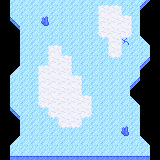

A 2D game scene composited from a Tiled map and its tileset images. What follows is a short description and the map's XML, with every tile layer's data as written:
An orthogonal 16x16 tile map with 10x10 px tiles, 6 tile layers (ice and snow, snow border U, snow border R, snow border D, ...).

<map version="1.10" tiledversion="1.10.1" orientation="orthogonal" renderorder="right-down" width="16" height="16" tilewidth="10" tileheight="10" infinite="0" nextlayerid="7" nextobjectid="1">
 <tileset firstgid="1" source="../../Tiles/thicket tiles.tsx" />
 <layer id="1" name="ice and snow" width="16" height="16">
  <data encoding="csv">
37,26,26,26,26,26,26,26,26,26,26,26,26,26,24,37,
37,26,26,26,26,26,26,26,26,26,28,28,26,26,37,37,
37,25,26,26,26,26,26,26,26,26,28,28,28,26,37,37,
37,37,26,26,26,26,26,26,26,26,28,28,28,26,37,37,
37,37,26,26,26,26,26,26,26,26,26,28,27,26,22,37,
37,37,26,26,26,28,26,26,26,26,26,28,26,26,26,37,
37,37,26,26,26,28,28,26,26,26,26,26,26,26,24,37,
37,23,26,26,28,28,28,26,26,26,26,26,26,26,37,37,
37,26,26,26,28,28,28,28,26,26,26,26,26,24,37,37,
37,26,26,26,28,28,28,28,26,26,26,26,26,37,37,37,
37,26,26,26,28,28,28,28,28,26,26,26,26,22,37,37,
37,25,26,26,26,28,28,28,28,26,26,26,26,26,37,37,
37,37,26,26,26,26,28,28,26,26,26,26,26,26,37,37,
37,37,26,26,26,26,26,26,26,26,26,26,26,26,37,37,
37,23,26,26,26,26,26,26,26,26,26,26,26,26,22,37,
37,26,26,26,26,26,26,26,26,26,26,26,26,26,26,37
</data>
 </layer>
 <layer id="2" name="snow border U" width="16" height="16">
  <data encoding="csv">
0,0,0,0,0,0,0,0,0,0,29,29,0,0,0,0,
0,0,0,0,0,0,0,0,0,0,0,0,29,0,0,0,
0,0,0,0,0,0,0,0,0,0,0,0,0,0,0,0,
0,0,0,0,0,0,0,0,0,0,0,0,0,0,0,0,
0,0,0,0,0,29,0,0,0,0,0,0,0,0,0,0,
0,0,0,0,0,0,29,0,0,0,0,0,0,0,0,0,
0,0,0,0,29,0,0,0,0,0,0,0,0,0,0,0,
0,0,0,0,0,0,0,29,0,0,0,0,0,0,0,0,
0,0,0,0,0,0,0,0,0,0,0,0,0,0,0,0,
0,0,0,0,0,0,0,0,29,0,0,0,0,0,0,0,
0,0,0,0,0,0,0,0,0,0,0,0,0,0,0,0,
0,0,0,0,0,0,0,0,0,0,0,0,0,0,0,0,
0,0,0,0,0,0,0,0,0,0,0,0,0,0,0,0,
0,0,0,0,0,0,0,0,0,0,0,0,0,0,0,0,
0,0,0,0,0,0,0,0,0,0,0,0,0,0,0,0,
0,0,0,0,0,0,0,0,0,0,0,0,0,0,0,0
</data>
 </layer>
 <layer id="3" name="snow border R" width="16" height="16">
  <data encoding="csv">
0,0,0,0,0,0,0,0,0,0,0,0,0,0,0,0,
0,0,0,0,0,0,0,0,0,0,0,0,30,0,0,0,
0,0,0,0,0,0,0,0,0,0,0,0,0,30,0,0,
0,0,0,0,0,0,0,0,0,0,0,0,0,30,0,0,
0,0,0,0,0,0,0,0,0,0,0,0,30,0,0,0,
0,0,0,0,0,0,30,0,0,0,0,0,30,0,0,0,
0,0,0,0,0,0,0,30,0,0,0,0,0,0,0,0,
0,0,0,0,0,0,0,30,0,0,0,0,0,0,0,0,
0,0,0,0,0,0,0,0,30,0,0,0,0,0,0,0,
0,0,0,0,0,0,0,0,30,0,0,0,0,0,0,0,
0,0,0,0,0,0,0,0,0,30,0,0,0,0,0,0,
0,0,0,0,0,0,0,0,0,30,0,0,0,0,0,0,
0,0,0,0,0,0,0,0,30,0,0,0,0,0,0,0,
0,0,0,0,0,0,0,0,0,0,0,0,0,0,0,0,
0,0,0,0,0,0,0,0,0,0,0,0,0,0,0,0,
0,0,0,0,0,0,0,0,0,0,0,0,0,0,0,0
</data>
 </layer>
 <layer id="4" name="snow border D" width="16" height="16">
  <data encoding="csv">
0,0,0,0,0,0,0,0,0,0,0,0,0,0,0,0,
0,0,0,0,0,0,0,0,0,0,0,0,0,0,0,0,
0,0,0,0,0,0,0,0,0,0,0,0,0,0,0,0,
0,0,0,0,0,0,0,0,0,0,0,0,0,0,0,0,
0,0,0,0,0,0,0,0,0,0,32,0,32,0,0,0,
0,0,0,0,0,0,0,0,0,0,0,0,0,0,0,0,
0,0,0,0,0,0,0,0,0,0,0,32,0,0,0,0,
0,0,0,0,0,0,0,0,0,0,0,0,0,0,0,0,
0,0,0,0,0,0,0,0,0,0,0,0,0,0,0,0,
0,0,0,0,0,0,0,0,0,0,0,0,0,0,0,0,
0,0,0,0,0,0,0,0,0,0,0,0,0,0,0,0,
0,0,0,0,32,0,0,0,0,0,0,0,0,0,0,0,
0,0,0,0,0,32,0,0,32,0,0,0,0,0,0,0,
0,0,0,0,0,0,32,32,0,0,0,0,0,0,0,0,
0,0,0,0,0,0,0,0,0,0,0,0,0,0,0,0,
0,0,0,0,0,0,0,0,0,0,0,0,0,0,0,0
</data>
 </layer>
 <layer id="5" name="snow border L" width="16" height="16">
  <data encoding="csv">
0,0,0,0,0,0,0,0,0,0,0,0,0,0,0,0,
0,0,0,0,0,0,0,0,0,31,0,0,0,0,0,0,
0,0,0,0,0,0,0,0,0,31,0,0,0,0,0,0,
0,0,0,0,0,0,0,0,0,31,0,0,0,0,0,0,
0,0,0,0,0,0,0,0,0,0,31,0,0,0,0,0,
0,0,0,0,31,0,0,0,0,0,31,0,0,0,0,0,
0,0,0,0,31,0,0,0,0,0,0,0,0,0,0,0,
0,0,0,31,0,0,0,0,0,0,0,0,0,0,0,0,
0,0,0,31,0,0,0,0,0,0,0,0,0,0,0,0,
0,0,0,31,0,0,0,0,0,0,0,0,0,0,0,0,
0,0,0,31,0,0,0,0,0,0,0,0,0,0,0,0,
0,0,0,0,31,0,0,0,0,0,0,0,0,0,0,0,
0,0,0,0,0,31,0,0,0,0,0,0,0,0,0,0,
0,0,0,0,0,0,0,0,0,0,0,0,0,0,0,0,
0,0,0,0,0,0,0,0,0,0,0,0,0,0,0,0,
0,0,0,0,0,0,0,0,0,0,0,0,0,0,0,0
</data>
 </layer>
 <layer id="6" name="decor" width="16" height="16">
  <data encoding="csv">
0,0,0,0,0,0,0,0,0,0,0,0,0,0,0,0,
0,0,0,0,0,0,0,0,0,0,0,0,0,0,0,0,
0,0,0,0,33,0,0,0,0,0,0,0,0,0,0,0,
0,0,0,0,0,0,0,0,0,0,0,0,0,0,0,0,
0,0,0,0,0,0,0,0,0,0,0,0,0,0,0,0,
0,0,0,0,0,0,0,0,0,0,0,0,0,0,0,0,
0,0,0,0,0,0,0,0,0,0,0,0,0,0,0,0,
0,0,0,0,0,0,0,0,0,0,0,0,0,0,0,0,
0,0,0,0,0,0,0,0,0,0,0,0,0,0,0,0,
0,0,0,0,0,0,0,0,0,0,0,0,0,0,0,0,
0,0,0,0,0,0,0,0,0,0,0,0,0,0,0,0,
0,0,0,0,0,0,0,0,0,0,0,0,0,0,0,0,
0,0,0,0,0,0,0,0,0,0,0,0,0,0,0,0,
0,0,0,0,0,0,0,0,0,0,0,0,33,0,0,0,
0,0,0,0,0,0,0,0,0,0,0,0,0,0,0,0,
0,0,0,0,0,0,0,0,0,0,0,0,0,0,0,0
</data>
 </layer>
</map>
